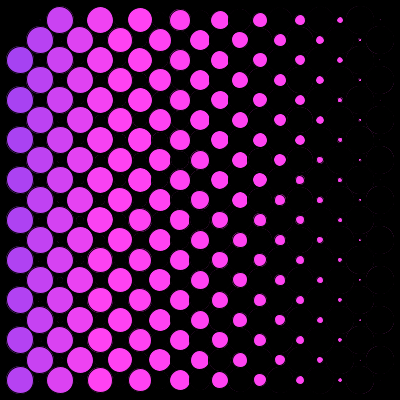
Frame 1 (no input)
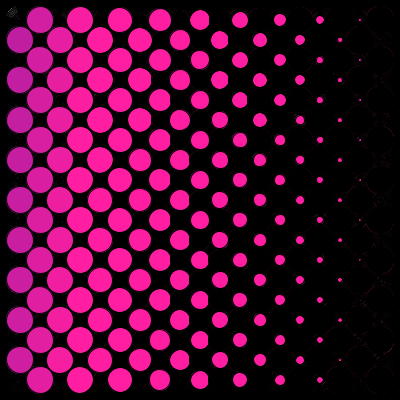
Frame 60 (the mouse pressed at the canvas centre just before this capture)
Frame 120 (the mouse held since frame 60 and released just before this capture): identical to frame 60, image omitted

The Processing sketch that drew these frames (run headless with seeded random() and noise(); from frame 60 on, the mouse is pressed at the canvas centre):

// Processing sketch: processing_15962
// ── processing_15962.pde




 int a;
 int b;
 float c;
 float q= 0;
 float r;
 float d;
 float g;


 
 void setup ()
 {
  
   
   
 background(0);
 size (400,400);
 smooth();
 frameRate(24);
 }
 
 void draw() {
 

  if (mousePressed == true) {
    fill(r,g,d);
  } else {
    fill(255);

  
   
r= random(255);
g= random(255);
d= random(255);
  for ( a=20; a<width; a=a+20){
  for ( b= 20; b<height; b=b+20){
    ellipse (a, b, c, c);
    if(q%2==0){
    fill(r,g,d);
                    }
   else{
    fill(0);
     }
   ellipse(a,b,c,c);

   r++ ;
 c = (28 * sin(q));
       q+= 11;
     }
   
  }
}
 }
 


 
void keyPressed(){ 
frameRate(10);
}
